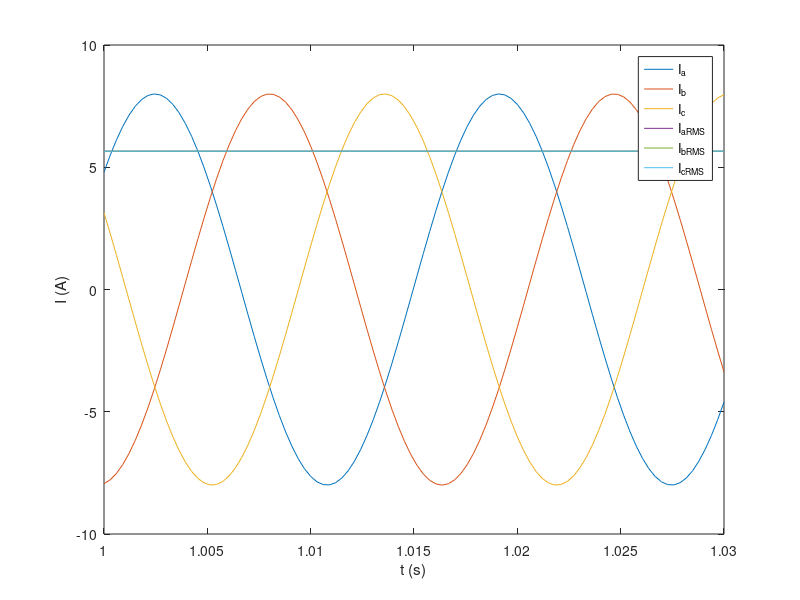

This chart was generated by the following MATLAB code:
f=60
omega=2*pi*f
V_p=120
V_p_RMS=V_p/sqrt(2)
phi=0
R_Y=9
X_Y=12
Z_Y=R_Y+X_Y*i   
E_AN=V_p*exp(phi*i)
E_BN=V_p*exp((phi-deg2rad(120))*i)
E_CN=V_p*exp((phi+deg2rad(120))*i)
I_a=E_AN/Z_Y
I_b=E_BN/Z_Y
I_c=E_CN/Z_Y
I_a_RMS=abs(I_a)/sqrt(2)
I_b_RMS=abs(I_b)/sqrt(2)
I_c_RMS=abs(I_c)/sqrt(2)
I_n=I_a+I_b+I_c
theta=angle(E_AN)-angle(I_a)
P=3*V_p_RMS*abs(I_a)*cos(theta)
Q=3*E_AN*I_a_RMS*sin(theta)
S=sqrt(P^2+Q^2)
FP=P/S
FP2=1
S_i=P/FP2
Q_i=sqrt(S_i^2-P^2)
Q_c=Q-Q_i
C=Q_c/(3*omega*V_p_RMS^2)
t=linspace(1,1.03,100)
I_a_eq=abs(I_a)*cos(omega*t+angle(I_a))
I_b_eq=abs(I_b)*cos(omega*t+angle(I_b))
I_c_eq=abs(I_c)*cos(omega*t+angle(I_c))
I_a_RMS_const=ones(size(t))*I_a_RMS
I_b_RMS_const=ones(size(t))*I_b_RMS
I_c_RMS_const=ones(size(t))*I_c_RMS
plot(t,I_a_eq)
hold on
plot(t,I_b_eq)
plot(t,I_c_eq)
plot(t,I_a_RMS_const)
plot(t,I_b_RMS_const)
plot(t,I_c_RMS_const)
legend('I_a','I_b','I_c','{I_a}_{RMS}','{I_b}_{RMS}','{I_c}_{RMS}')
xlabel('t (s)')
ylabel('I (A)')
abs(I_a)
rad2deg(angle(I_a))
abs(I_b)
rad2deg(angle(I_b))
abs(I_c)
rad2deg(angle(I_c))